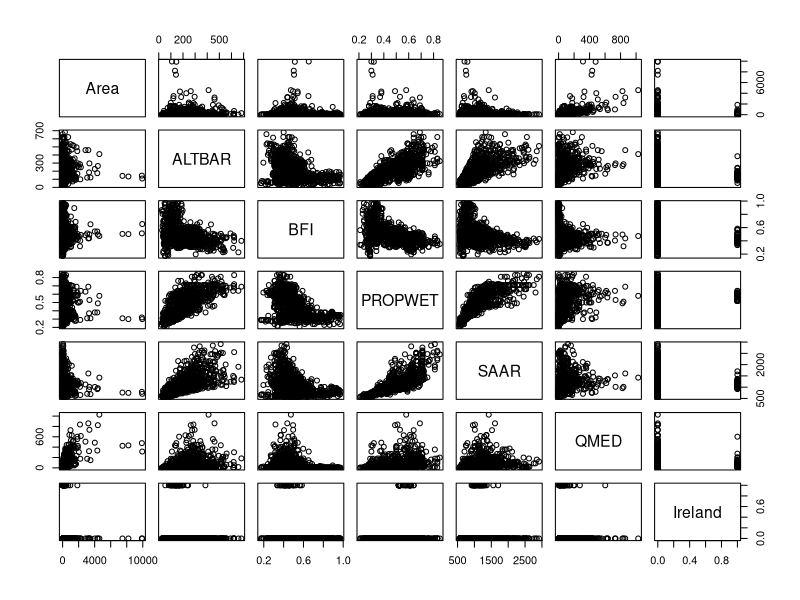
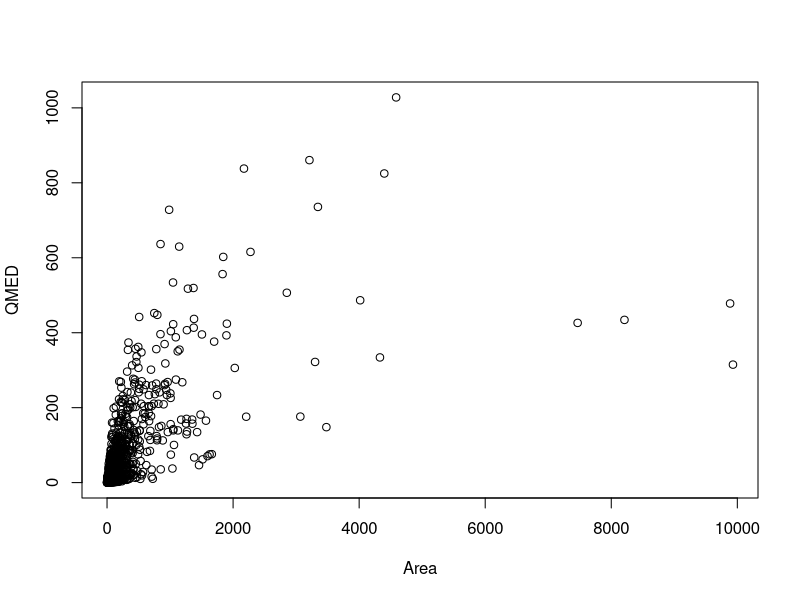
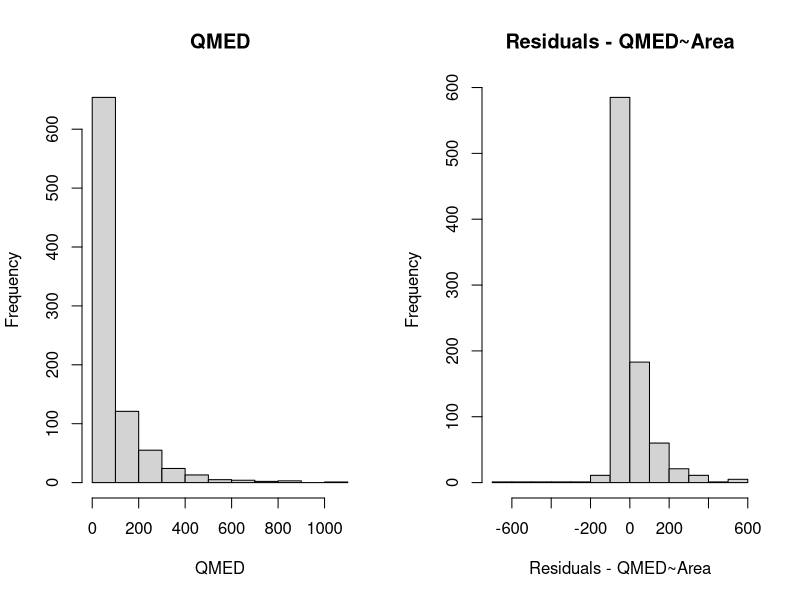
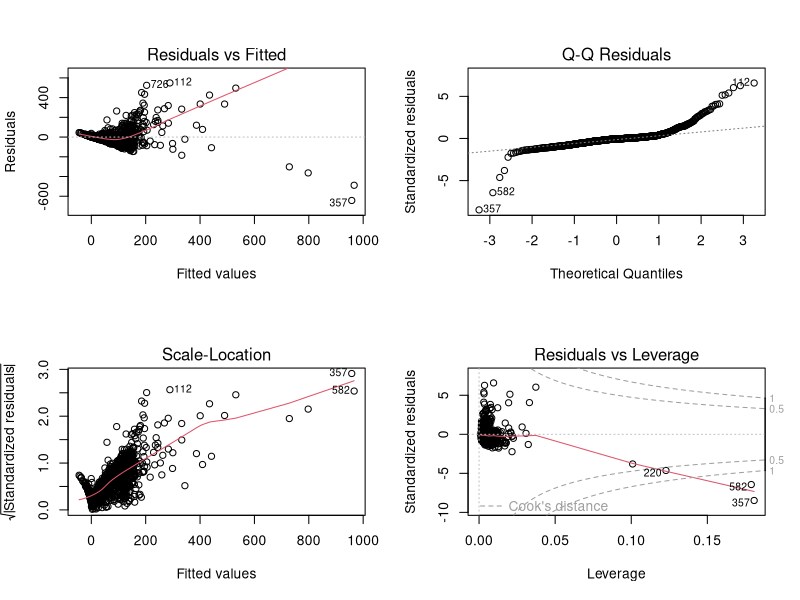
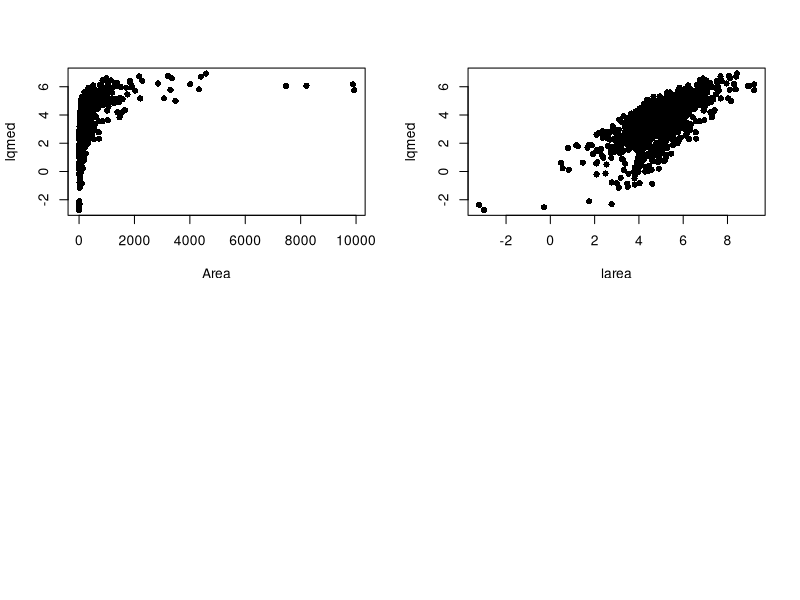
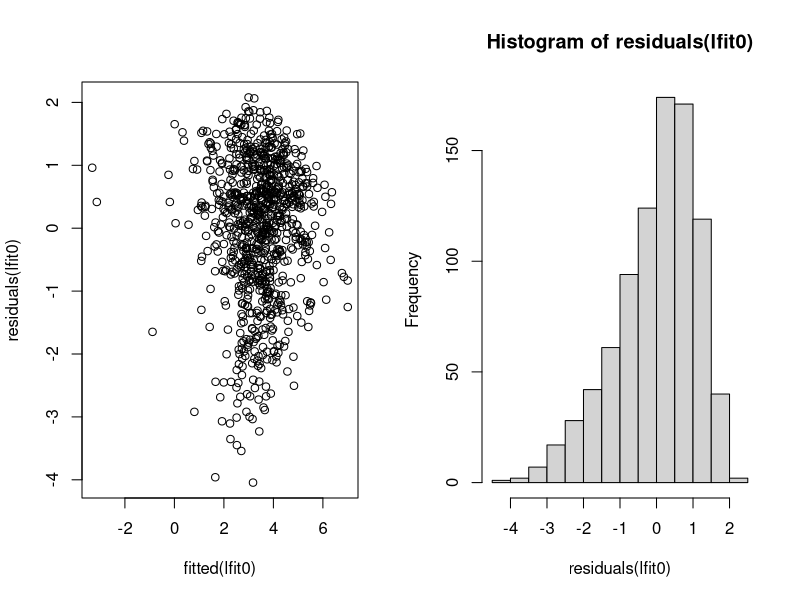

The R source for these figures, in order: (Note: this script raises an error after producing the figures.)
## ---- chunk 1
ukrivers <- read.csv("ukrivers.csv",header=TRUE)
plot(ukrivers[,6:12])
## ---- chunk 2
plot(QMED~Area, data = ukrivers)
## ---- chunk 3
par(mfrow=c(1,2))
hist(ukrivers$QMED, main = "QMED",xlab = "QMED")
hist(residuals(lm(QMED~Area, data = ukrivers)), xlab = "Residuals - QMED~Area", main = "Residuals - QMED~Area")
## ---- chunk 4
par(mfrow=c(2,2))
plot(lm(QMED~Area+BFI+PROPWET+SAAR, data = ukrivers))
## ---- chunk 5
tukrivers <- ukrivers
tukrivers$lqmed <- log(tukrivers$QMED)
plot(lqmed~Area, data = tukrivers,pch=16)
## ---- chunk 6
tukrivers$larea <- log(tukrivers$Area)
plot(lqmed~larea, data = tukrivers,pch=16)
## ---- chunk 7
lfit0 <- lm(lqmed ~ larea, data = tukrivers)
summary(lfit0)
par(mfrow=c(1,2))
plot(fitted(lfit0), residuals(lfit0))
hist(residuals(lfit0))
## ---- chunk 8
par(mfrow=c(1,2))
bc0 <- MASS::boxcox(lm(QMED~Area, data = ukrivers), lambda = seq(0.12,0.25,by=0.025))
## potremmo ad esempio scegliere lambda = 0.18
tukrivers$bcqmed <- (ukrivers$QMED^0.18-1)/0.18
hist(residuals(lm(bcqmed ~ larea, data = tukrivers)))
## ---- chunk 9
par(mfrow=c(1,2), pch = 16)
plot(tukrivers$ALTBAR, tukrivers$lqmed)
plot(tukrivers$ALTBAR, residuals(lfit0))
## ---- chunk 10
par(mfrow=c(1,2), pch = 16)
plot(log(tukrivers$ALTBAR), tukrivers$lqmed)
plot(sqrt(tukrivers$ALTBAR), tukrivers$lqmed)
## ---- chunk 11
tukrivers$laltbar <- log(tukrivers$ALTBAR)
## ---- chunk 12
par(mfrow=c(1,2), pch = 16)
plot(tukrivers$BFI, tukrivers$lqmed)
plot(tukrivers$BFI, residuals(lfit0))
## ---- chunk 13
par(mfrow=c(1,2))
plot(tukrivers$BFI^2, tukrivers$lqmed)
plot(tukrivers$BFI^2, residuals(lfit0))
## ---- chunk 14
tukrivers$bfisq <- (tukrivers$BFI^2)
## ---- chunk 15
par(mfrow=c(1,2), pch = 16)
plot(tukrivers$PROPWET, tukrivers$lqmed)
plot(tukrivers$PROPWET, residuals(lfit0))
## ---- chunk 16
par(mfrow=c(1,3), pch = 16)
plot(log(tukrivers$PROPWET), tukrivers$lqmed)
plot(sqrt(tukrivers$PROPWET), tukrivers$lqmed)
plot((1/tukrivers$PROPWET), tukrivers$lqmed)
## ---- chunk 17
tukrivers$lpropwet <- log(tukrivers$PROPWET)
## ---- chunk 18
par(mfrow=c(1,2), pch = 16)
plot(tukrivers$SAAR, tukrivers$lqmed)
plot(tukrivers$SAAR, residuals(lfit0))
## ---- chunk 19
par(mfrow=c(1,2), pch = 16)
plot(log(tukrivers$SAAR), tukrivers$lqmed)
plot((1/tukrivers$SAAR), tukrivers$lqmed)
## ---- chunk 20
tukrivers$isaar <- (1000/tukrivers$SAAR)
## ---- chunk 21
plot(tukrivers[,c("lqmed","larea","laltbar","bfisq","lpropwet","isaar")])
## ---- chunk 22
BICk = log(nrow(tukrivers))
or_selection <- 
  step(lm(lqmed~larea,data=tukrivers), 
     scope = list(lower=lm(lqmed~larea,data=tukrivers), 
                  upper = lm(lqmed~larea+ALTBAR+BFI+PROPWET+SAAR,data=tukrivers)),
     k = BICk, direction = "both")
## ---- chunk 23
BICk = log(nrow(tukrivers))
tr_selection <- 
  step(lm(lqmed~larea,data=tukrivers), 
     scope = list(lower=lm(lqmed~larea,data=tukrivers), 
                  upper = lm(lqmed~larea+laltbar+BFI+bfisq+lpropwet+isaar,data=tukrivers)),
     k = BICk, direction = "both")
## ---- chunk 24
par(mfrow=c(1,2),pch=16)
plot(fitted(or_selection),tukrivers$lqmed)
abline(0,1, lwd = 2, col= "orange")
plot(fitted(tr_selection),tukrivers$lqmed)
abline(0,1, lwd = 2, col= "orange")
## ---- chunk 25
calc_loocv_rmse = function(model) {
sqrt(mean((resid(model) / (1 - hatvalues(model))) ^ 2))
}
calc_loocv_rmse(or_selection)
calc_loocv_rmse(tr_selection)
## ---- chunk 26
BIC(or_selection)
BIC(tr_selection)
## ---- chunk 27
par(mfrow=c(2,2))
plot(or_selection)
## ---- chunk 28
#  the matrix of predictor variables 
mpreds <- or_selection$model[,-1]
par(mfrow=c(2,ceiling(ncol(mpreds)/2)))
for(j in (1:ncol(mpreds))) plot(mpreds[,j], residuals(or_selection), xlab = names(mpreds)[j])
## ---- chunk 29
par(mfrow=c(2,2))
plot(tr_selection)
## ---- chunk 30
# the matrix of predictor variables 
mpreds <- tr_selection$model[,-1]
par(mfrow=c(2,ceiling(ncol(mpreds)/2)))
for(j in (1:ncol(mpreds))) plot(mpreds[,j], residuals(tr_selection), xlab = names(mpreds)[j])
## ---- chunk 31
car::vif(tr_selection)
## anche il grafico della relazione tra predittori 
## non è problematico
# plot(tr_selection$model)
## ---- chunk 32
par(mfrow=c(1,1))
plot(tr_selection,4)
tr_selection$model[cooks.distance(tr_selection) > 0.03,]
plot(tr_selection$model)
## ---- chunk 33
library(leaps)
all_mod <-summary(regsubsets(lqmed ~ larea+isaar+lpropwet+laltbar+BFI+bfisq, data = tukrivers))
all_mod$which[which.min(all_mod$bic),]
## ---- chunk 34
fit_final <- update(lm(tr_selection), .~.+BFI, data = tukrivers)
summary(fit_final)
## ---- chunk 35
anova(lfit0, fit_final)
## ---- chunk 36
par(mfrow=c(1,2), pch = 16)
plot(tukrivers$laltbar, residuals(fit_final))
plot(tukrivers$lpropwet, residuals(fit_final))
## ---- chunk 37
par(mfrow=c(1,3), pch=16,col="grey60")
lout <- 100
nd <- data.frame(isaar = rep(mean(tukrivers$isaar), lout),
                 larea = rep(mean(tukrivers$larea), lout),
                 BFI = seq(min(tukrivers$BFI), max(tukrivers$BFI), length.out = lout),
                 bfisq = seq(min(tukrivers$BFI), max(tukrivers$BFI), length.out = lout)^2)
plot(lqmed ~ BFI, data = tukrivers)
lines(nd$BFI, predict(fit_final, newdata = nd), col = 2)
nd <- data.frame(isaar = seq(min(tukrivers$isaar), max(tukrivers$isaar), length.out = lout),
                 BFI = rep(mean(tukrivers$BFI), lout),
                 bfisq = rep(mean(tukrivers$bfisq), lout), 
                 larea = rep(mean(tukrivers$larea), lout))
plot(lqmed ~ isaar, data = tukrivers)
lines(nd$isaar, predict(fit_final, newdata = nd), col = 2)
nd <- data.frame(isaar = rep(mean(tukrivers$isaar), lout),
                 BFI = rep(mean(tukrivers$BFI), lout),
                 bfisq = rep(mean(tukrivers$bfisq), lout), 
                 larea = seq(min(tukrivers$larea), max(tukrivers$larea), length.out = lout))
plot(lqmed ~ larea, data = tukrivers)
lines(nd$larea, predict(fit_final, newdata = nd), col = 2)
## ---- chunk 38
par(mfrow=c(1,1), pch = 16)
pp <- predict(fit_final)
## creiamo una variabile che dipenda dal valore stiamto di lqmed 
ppcol <- rgb((pp-min(pp)+0.1)/(max(pp)-min(pp)+0.1), 0.5,0.5)
plot(tukrivers$Easting, tukrivers$Northing,
     col = ppcol)
